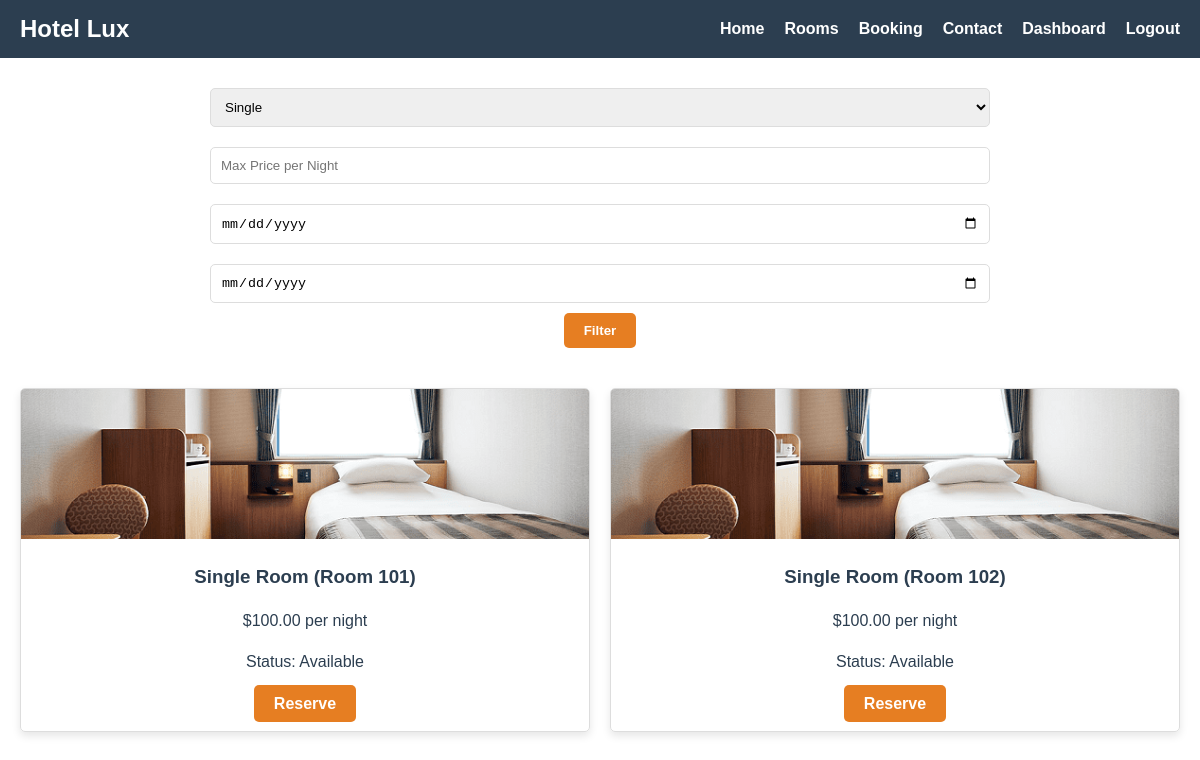
Screenshot of /rooms.php?room-type=Single (signed in) with the database file from the repository.
### tables this page shows
CREATE TABLE `rooms` (
  `id` int(11) NOT NULL,
  `type` varchar(50) NOT NULL,
  `price` decimal(10,2) NOT NULL,
  `room_number` varchar(10) NOT NULL,
  `image` varchar(255) DEFAULT NULL
);

### rooms.php (the view, shortened to what this page needs)
<?php
include 'config.php';
$type = $_GET['room-type'] ?? '';
$max_price = $_GET['max-price'] ?? '';
$checkin = $_GET['checkin-date'] ?? '';
$checkout = $_GET['checkout-date'] ?? '';
$sql = "SELECT * FROM rooms WHERE 1=1";
if ($type) $sql .= " AND type = '" . $conn->real_escape_string($type) . "'";
$result = $conn->query($sql);
$filtered = [];
if ($result) {
  while ($row = $result->fetch_assoc()) {
    if (!$checkin || !$checkout || is_available($row['id'], $checkin, $checkout)) {
      $filtered[] = $row;
    }
  }
}
?>
<!DOCTYPE html>
<html lang="en">
<head>
  <link rel="stylesheet" href="styles.css">
</head>
<body>
  <header>
    <div class="logo">Hotel Lux</div>
    <nav>
      <ul>
        <li><a href="index.php">Home</a></li>
        <li><a href="rooms.php">Rooms</a></li>
        <li><a href="booking.php">Booking</a></li>
        <li><a href="contact.php">Contact</a></li>
        <?php if (isset($_SESSION['logged_in'])): ?>
          <li><a href="<?php echo $_SESSION['role']; ?>_dashboard.php">Dashboard</a></li>
          <li><a href="logout.php">Logout</a></li>
        <?php else: ?>
          <li><a href="login.php">Login</a></li>
          <li><a href="register.php">Register</a></li>
        <?php endif; ?>
      </ul>
    </nav>
  </header>
  <form id="filter-form" action="rooms.php" method="GET">
    <select id="room-type" name="room-type">
      <option value="Single" <?php if ($type == 'Single') echo 'selected'; ?>>Single</option>
    </select>
    <input type="number" id="max-price" name="max-price" placeholder="Max Price per Night" value="<?php echo $max_price; ?>">
    <input type="date" id="checkin-date" name="checkin-date" value="<?php echo $checkin; ?>">
    <input type="date" id="checkout-date" name="checkout-date" value="<?php echo $checkout; ?>">
    <button type="submit" class="button">Filter</button>
  </form>
  <div class="rooms-grid" id="rooms-grid">
    <?php if (empty($filtered)): ?>
      <p>No rooms available for the selected criteria.</p>
    <?php else: ?>
      <?php foreach ($filtered as $room): ?>
        <div class="room-card">
          <img src="<?php echo $room['image']; ?>" alt="<?php echo $room['type']; ?>">
          <div class="room-info">
            <h3><?php echo $room['type']; ?> Room (Room <?php echo $room['room_number']; ?>)</h3>
            <p>$<?php echo $room['price']; ?> per night</p>
            <p>Status: Available</p>
            <a href="booking.php?room=<?php echo urlencode($room['type']); ?>&roomNumber=<?php echo $room['room_number']; ?>" class="button">Reserve</a>
          </div>
        </div>
      <?php endforeach; ?>
    <?php endif; ?>
  </div>
</body>
</html>

### styles.css (style rules this page uses)
body { margin: 0; font-family: Arial, sans-serif; color: #2C3E50; background-color: white; line-height: 1.6; }
header { display: flex; justify-content: space-between; align-items: center; padding: 10px 20px; background-color: #2C3E50; color: white; }
.logo { font-size: 1.5em; font-weight: bold; }
nav ul { list-style: none; display: flex; margin: 0; padding: 0; }
nav li { margin-left: 20px; }
nav a { color: white; text-decoration: none; font-weight: bold; }
.button { background-color: #E67E22; color: white; padding: 10px 20px; border: none; border-radius: 5px; cursor: pointer; text-decoration: none; font-weight: bold; transition: background-color 0.3s, transform 0.3s; }
.rooms-grid { display: grid; grid-template-columns: repeat(auto-fit, minmax(250px, 1fr)); gap: 20px; padding: 20px; }
.room-card { border: 1px solid #ddd; border-radius: 5px; overflow: hidden; box-shadow: 0 4px 8px rgba(0,0,0,0.1); transition: transform 0.3s; }
.room-card img { width: 100%; height: 150px; object-fit: cover; }
.room-info { padding: 15px; text-align: center; }
.room-info h3 { margin: 0 0 10px; }
#filter-form { display: flex; justify-content: center; align-items: center; flex-wrap: wrap; padding: 20px; max-width: 800px; margin: 0 auto; }
#filter-form select, #filter-form input { padding: 10px; margin: 10px; border: 1px solid #ddd; border-radius: 5px; }
form { max-width: 400px; margin: 20px auto; padding: 20px; }
form input, form select, form textarea { width: 100%; padding: 10px; margin-bottom: 10px; border: 1px solid #ddd; border-radius: 5px; box-sizing: border-box; }

### rows the page displays
rooms: image (picture), type "Single", room_number "101", price "100.00"
rooms: image (picture), type "Single", room_number "102", price "100.00"
